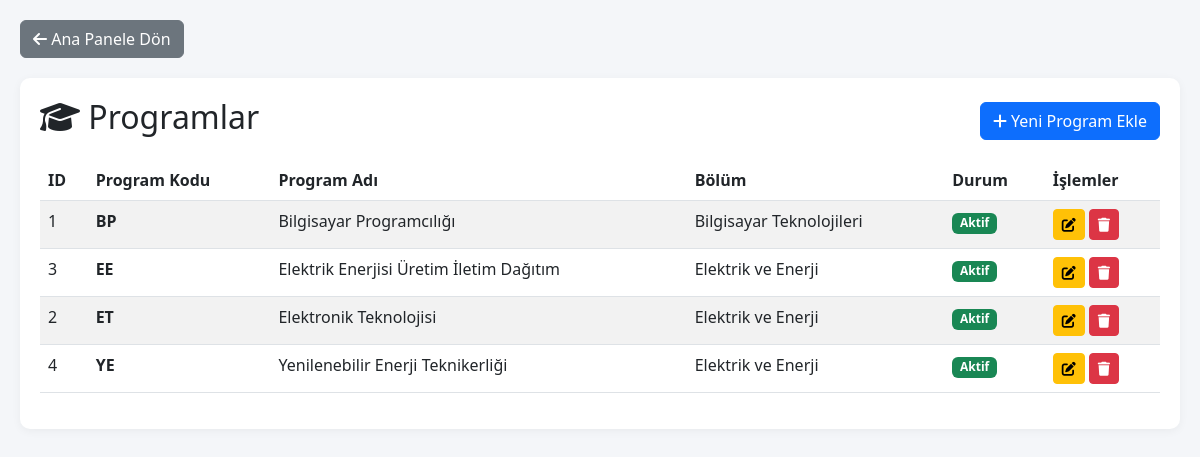
/admin/programs.php (signed in), run on an earlier commit of the app's database.
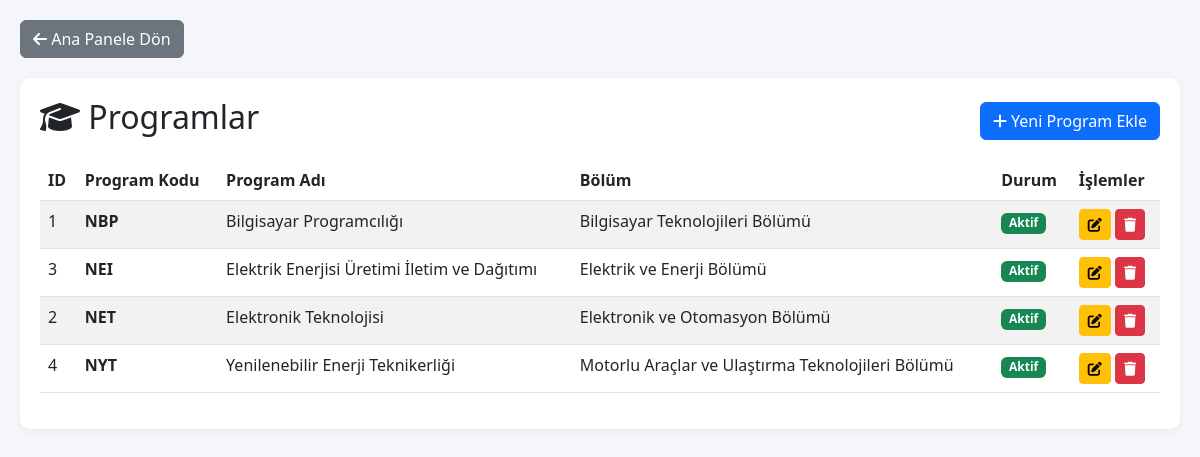
And on a later commit of the database.
### tables this page shows
CREATE TABLE `programlar` (
  `program_id` int(11) NOT NULL AUTO_INCREMENT,
  `program_kodu` varchar(10) NOT NULL,
  `program_adi` varchar(100) NOT NULL,
  `bolum` varchar(50) NOT NULL,
  `aktif` tinyint(1) DEFAULT 1,
  `created_at` timestamp NOT NULL DEFAULT current_timestamp(),
  `updated_at` timestamp NOT NULL DEFAULT current_timestamp() ON UPDATE current_timestamp(),
  PRIMARY KEY (`program_id`),
  UNIQUE KEY `program_kodu` (`program_kodu`),
  KEY `idx_program_kodu` (`program_kodu`),
  KEY `idx_bolum` (`bolum`)
);

### admin/programs.php (the view, shortened to what this page needs)
<?php
require_once '../config/database.php';
$programs = $db->query("SELECT * FROM programlar ORDER BY program_kodu")->fetchAll();
?>
<!DOCTYPE html>
<html lang="tr">
<head>
    <link href="https://cdn.jsdelivr.net/npm/bootstrap@5.3.0/dist/css/bootstrap.min.css" rel="stylesheet">
    <link href="https://cdnjs.cloudflare.com/ajax/libs/font-awesome/6.4.0/css/all.min.css" rel="stylesheet">
</head>
<body>
    <div class="container-fluid">
        <div class="back-btn">
            <a href="index.php" class="btn btn-secondary">
                <i class="fas fa-arrow-left"></i> Ana Panele Dön
            </a>
        </div>
        <div class="table-container">
            <div class="d-flex justify-content-between align-items-center mb-3">
                <h2><i class="fas fa-graduation-cap"></i> Programlar</h2>
                <button class="btn btn-primary">
                    <i class="fas fa-plus"></i> Yeni Program Ekle
                </button>
            </div>
            <div class="table-responsive">
                <table class="table table-striped">
                    <thead>
                        <tr>
                            <th>ID</th>
                            <th>Program Kodu</th>
                            <th>Program Adı</th>
                            <th>Bölüm</th>
                            <th>Durum</th>
                            <th>İşlemler</th>
                        </tr>
                    </thead>
                    <tbody>
                        <?php foreach($programs as $program): ?>
                        <tr>
                            <td><?= $program['program_id'] ?></td>
                            <td><strong><?= $program['program_kodu'] ?></strong></td>
                            <td><?= $program['program_adi'] ?></td>
                            <td><?= $program['bolum'] ?></td>
                            <td>
                                <?php if($program['aktif']): ?>
                                    <span class="badge bg-success">Aktif</span>
                                <?php else: ?>
                                    <span class="badge bg-secondary">Pasif</span>
                                <?php endif; ?>
                            </td>
                            <td>
                                <button class="btn btn-sm btn-warning">
                                    <i class="fas fa-edit"></i>
                                </button>
                                <button class="btn btn-sm btn-danger">
                                    <i class="fas fa-trash"></i>
                                </button>
                            </td>
                        </tr>
                        <?php endforeach; ?>
                    </tbody>
                </table>
            </div>
        </div>
    </div>
</body>
</html>

### admin/programs.php (style rules this page uses)
body { background: #f4f6f9; font-family: 'Segoe UI', Tahoma, Geneva, Verdana, sans-serif; }
.container-fluid { padding: 20px; }
.back-btn { margin-bottom: 20px; }
.table-container { background: white; border-radius: 10px; padding: 20px; box-shadow: 0 2px 10px rgba(0,0,0,0.05); }

What changed in the data, as far as the page shows it:
changed programlar "Bilgisayar Programcılığı": program_kodu "BP" → "NBP"; bolum "Bilgisayar Teknolojileri" → "Bilgisayar Teknolojileri Bölümü"
changed programlar id 3: program_kodu "EE" → "NEI"; program_adi "Elektrik Enerjisi Üretim İletim Dağıtım" → "Elektrik Enerjisi Üretimi İletim ve Dağıtımı"; bolum "Elektrik ve Enerji" → "Elektrik ve Enerji Bölümü"
changed programlar "Elektronik Teknolojisi": program_kodu "ET" → "NET"; bolum "Elektrik ve Enerji" → "Elektronik ve Otomasyon Bölümü"
changed programlar "Yenilenebilir Enerji Teknikerliği": program_kodu "YE" → "NYT"; bolum "Elektrik ve Enerji" → "Motorlu Araçlar ve Ulaştırma Teknolojileri Bölümü"
